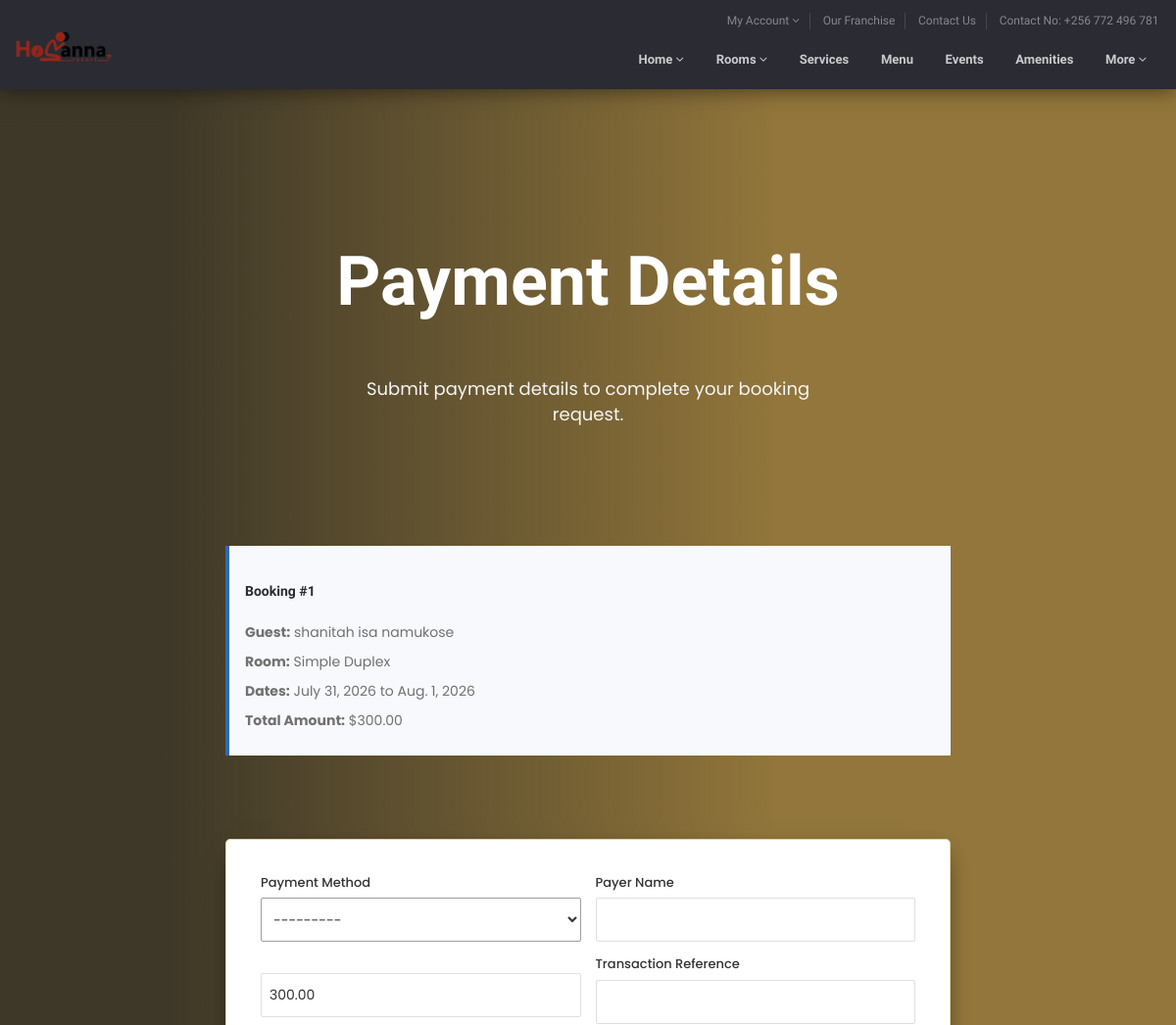
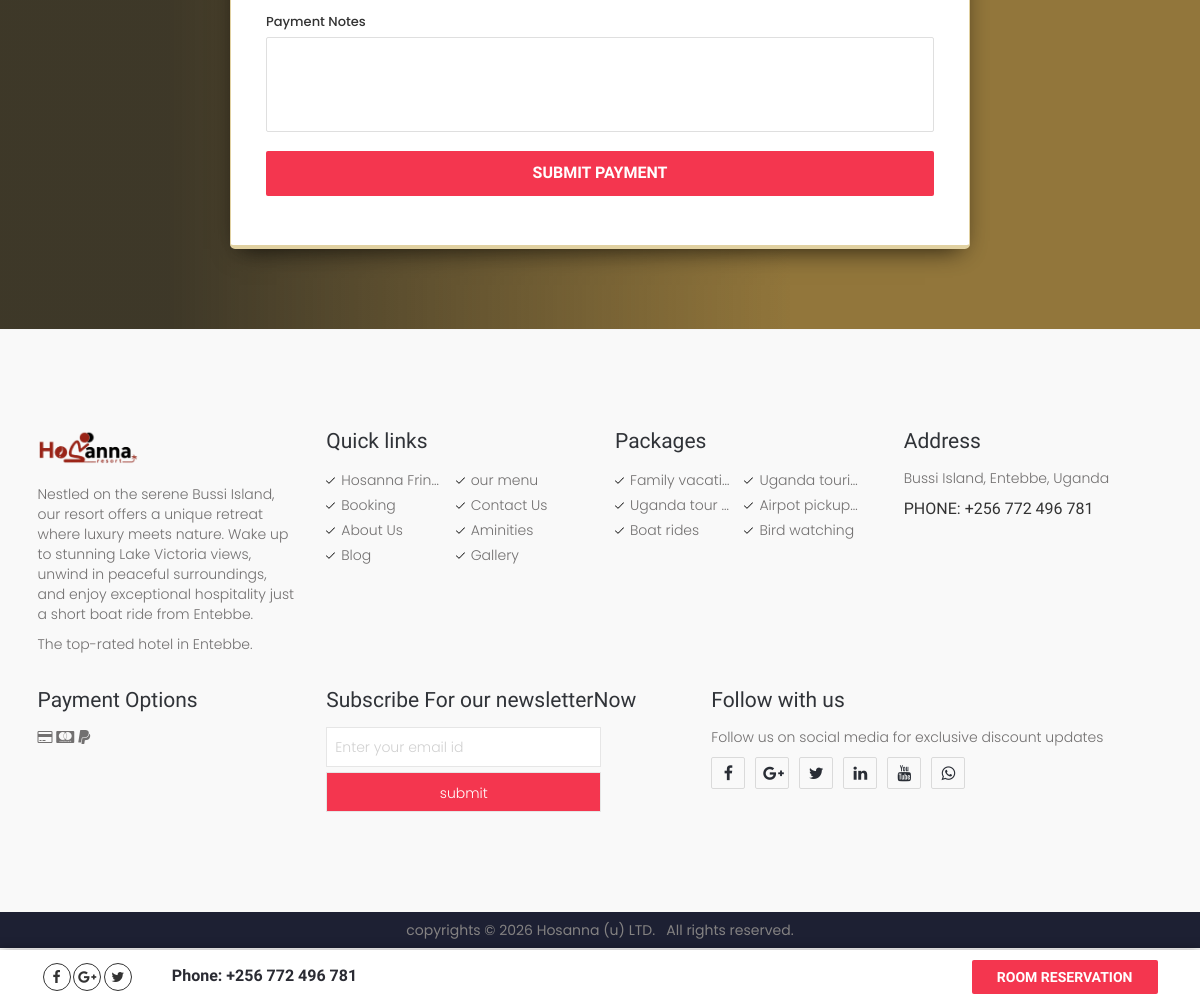
/restaurant/payment/1/, run on the app's committed database (2 pictures, top to bottom).
### restaurant/models.py (models this page shows, shortened)
class Booking(models.Model):
	BOOKING_STATUS_PENDING = "pending"
	BOOKING_STATUS_CONFIRMED = "confirmed"
	BOOKING_STATUS_CANCELLED = "cancelled"
	PAYMENT_STATUS_UNPAID = "unpaid"
	PAYMENT_STATUS_PENDING = "pending"
	PAYMENT_STATUS_PAID = "paid"
	BOOKING_STATUS_CHOICES = [
		(BOOKING_STATUS_PENDING, "Pending"),
		(BOOKING_STATUS_CONFIRMED, "Confirmed"),
		(BOOKING_STATUS_CANCELLED, "Cancelled"),
	]
	PAYMENT_STATUS_CHOICES = [
		(PAYMENT_STATUS_UNPAID, "Unpaid"),
		(PAYMENT_STATUS_PENDING, "Pending Confirmation"),
		(PAYMENT_STATUS_PAID, "Paid"),
	]
	user = models.ForeignKey(
		User,
		on_delete=models.SET_NULL,
		related_name="bookings",
		blank=True,
		null=True,
	)
	full_name = models.CharField(max_length=120)
	email = models.EmailField()
	phone = models.CharField(max_length=30)
	mobile = models.CharField(max_length=30, blank=True)
	city = models.CharField(max_length=100)
	country = models.CharField(max_length=100)
	room_type = models.CharField(max_length=80)
	adults = models.PositiveSmallIntegerField(default=1)
	children = models.PositiveSmallIntegerField(default=0)
	check_in = models.DateField()
	check_out = models.DateField()
	passport_or_id = models.CharField(max_length=80)
	special_requests = models.TextField()
	total_amount = models.DecimalField(max_digits=10, decimal_places=2, default=0)
	booking_status = models.CharField(
		max_length=20,
		choices=BOOKING_STATUS_CHOICES,
		default=BOOKING_STATUS_PENDING,
	)
	payment_status = models.CharField(
		max_length=20,
		choices=PAYMENT_STATUS_CHOICES,
		default=PAYMENT_STATUS_UNPAID,
	)
	created_at = models.DateTimeField(auto_now_add=True)
	updated_at = models.DateTimeField(auto_now=True)
	class Meta:
		ordering = ["-created_at"]

### restaurant/views.py (the view)
# urls.py: path('payment/<int:booking_id>/', views.payment, name='payment'),
def payment(request, booking_id):
    booking_instance = get_object_or_404(Booking, id=booking_id)
    if request.method == "POST":
        form = PaymentForm(request.POST, booking=booking_instance)
        if form.is_valid():
            payment_instance = form.save(commit=False)
            payment_instance.booking = booking_instance
            payment_instance.payment_status = Payment.PAYMENT_STATUS_PENDING
            payment_instance.save()
            booking_instance.payment_status = Booking.PAYMENT_STATUS_PENDING
            booking_instance.booking_status = Booking.BOOKING_STATUS_PENDING
            booking_instance.save(update_fields=["payment_status", "booking_status", "updated_at"])
            messages.success(request, "Payment details received. We will verify and confirm shortly.")
            return redirect("booking_success", booking_id=booking_instance.id)
    else:
        form = PaymentForm(booking=booking_instance)
    return render(
        request,
        "payment.html",
        {
            "form": form,
            "booking": booking_instance,
        },
    )

### restaurant/forms.py (shortened to what this page needs)
class PaymentForm(forms.ModelForm):
    class Meta:
        model = Payment
        fields = ["payment_method", "payer_name", "amount", "reference_code", "notes"]
        widgets = {
            "payment_method": forms.Select(attrs={"class": "browser-default"}),
            "payer_name": forms.TextInput(attrs={"class": "validate"}),
            "amount": forms.NumberInput(attrs={"step": "0.01", "min": "0", "class": "validate"}),
            "reference_code": forms.TextInput(attrs={"class": "validate"}),
            "notes": forms.Textarea(attrs={"class": "materialize-textarea", "rows": 4}),
        }
    def __init__(self, *args, booking=None, **kwargs):
        self.booking = booking
        super().__init__(*args, **kwargs)
        if booking:
            self.fields["amount"].initial = booking.total_amount

### restaurant/templates/payment.html (shortened to what this page needs)
{% extends 'base.html' %}
{% block content %}
<section>
    <div class="inn-body-section inn-booking">
        <div class="container">
            <div class="row">
                <div class="col-md-8 col-md-offset-2 col-sm-10 col-sm-offset-1 payment-wrap">
                    <div class="book-title text-center">
                        <h2>Payment Details</h2>
                        <p>Submit payment details to complete your booking request.</p>
                    </div>
                    <div class="booking-summary">
                        <h5>Booking #{{ booking.id }}</h5>
                        <p><strong>Guest:</strong> {{ booking.full_name }}</p>
                        <p><strong>Room:</strong> {{ booking.room_type }}</p>
                        <p><strong>Dates:</strong> {{ booking.check_in }} to {{ booking.check_out }}</p>
                        <p><strong>Total Amount:</strong> ${{ booking.total_amount }}</p>
                    </div>
                    <div class="book-form inn-com-form">
                        <form class="col s12" method="post" novalidate>
                            <div class="row">
                                <div class="input-field col s6">
                                    <label for="id_payment_method">Payment Method</label>
                                    {{ form.payment_method }}
                                </div>
                                <div class="input-field col s6">
                                    <label for="id_payer_name">Payer Name</label>
                                    {{ form.payer_name }}
                                </div>
                            </div>
                            <div class="row">
                                <div class="input-field col s6">
                                    {{ form.amount }}
                                </div>
                                <div class="input-field col s6">
                                    <label for="id_reference_code">Transaction Reference</label>
                                    {{ form.reference_code }}
                                </div>
                            </div>
                            <div class="row">
                                <div class="input-field col s12">
                                    <label for="id_notes">Payment Notes</label>
                                    {{ form.notes }}
                                </div>
                            </div>
                            <div class="row">
                                <div class="input-field col s12 text-center">
                                    <input type="submit" value="Submit Payment" class="form-btn">
                                </div>
                            </div>
                        </form>
                    </div>
                </div>
            </div>
        </div>
    </div>
</section>
{% endblock %}

### restaurant/templates/payment.html (style rules this page uses)
.payment-wrap .input-field { margin-top: 0; }
.payment-wrap .input-field label { position: static; display: block; padding: 0; margin-bottom: 6px; color: #333; font-size: 13px; transform: none; }
.payment-wrap .input-field input, .payment-wrap .input-field select, .payment-wrap .input-field textarea { margin-bottom: 14px; }
.booking-summary { background: #f7f9fc; padding: 16px; border-left: 4px solid #2b6cb0; margin-bottom: 20px; }

### data on the page
Booking: id "1", full_name "shanitah isa namukose", room_type "Simple Duplex", check_in "July 31, 2026", check_out "Aug. 1, 2026", total_amount "300.00"
